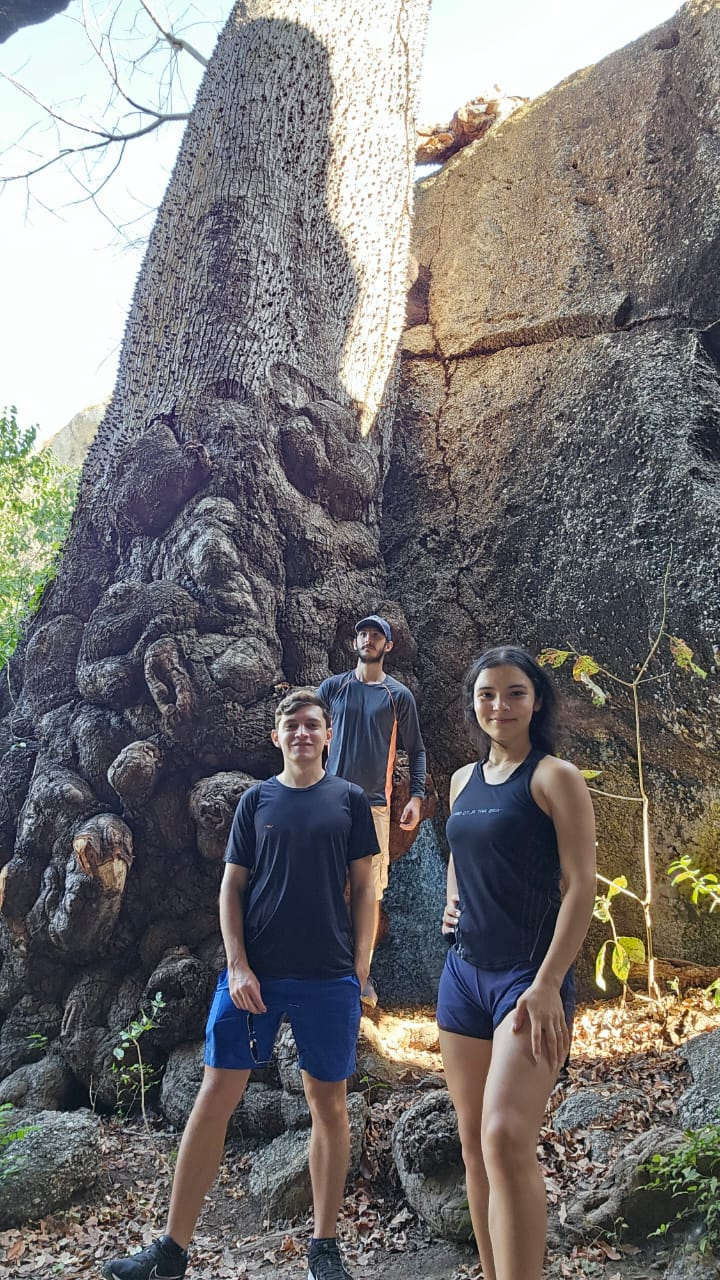
#> input picture face_recognition/imagem.jpeg, 720 x 1280 px
$ python trackwindow.py ../face_recognition/imagem.jpeg
#> lines starting #> are read from the running program, lines starting #| are printed output that depends on the picture; after the words box and inside, x2 and y2 are one past the last pixel; in counts of white or black regions, pixels touching at a corner belong together
import cv2
import numpy as np
import sys

def nothing(x):
    pass

cv2.namedWindow('image')
cv2.createTrackbar('Lower Hue', 'image', 0, 180, nothing)
cv2.createTrackbar('Upper Hue', 'image', 0, 180, nothing)

filename = sys.argv[1]
im = cv2.imread(filename)
#> im is the input picture: shape (1280, 720, 3); mean B, G, R 114.6, 114.2, 116.9
im_hsv = cv2.cvtColor(im, cv2.COLOR_BGR2HSV)
#> im_hsv: shape (1280, 720, 3); mean H, S, V 80.4, 51.1, 126.1

while(True):
    lh = cv2.getTrackbarPos('Lower Hue', 'image')
    uh = cv2.getTrackbarPos('Upper Hue', 'image')

    lower_val = np.array([lh, 50, 50])
    upper_val = np.array([uh, 255, 255])

    mask = cv2.inRange(im_hsv, lower_val, upper_val)
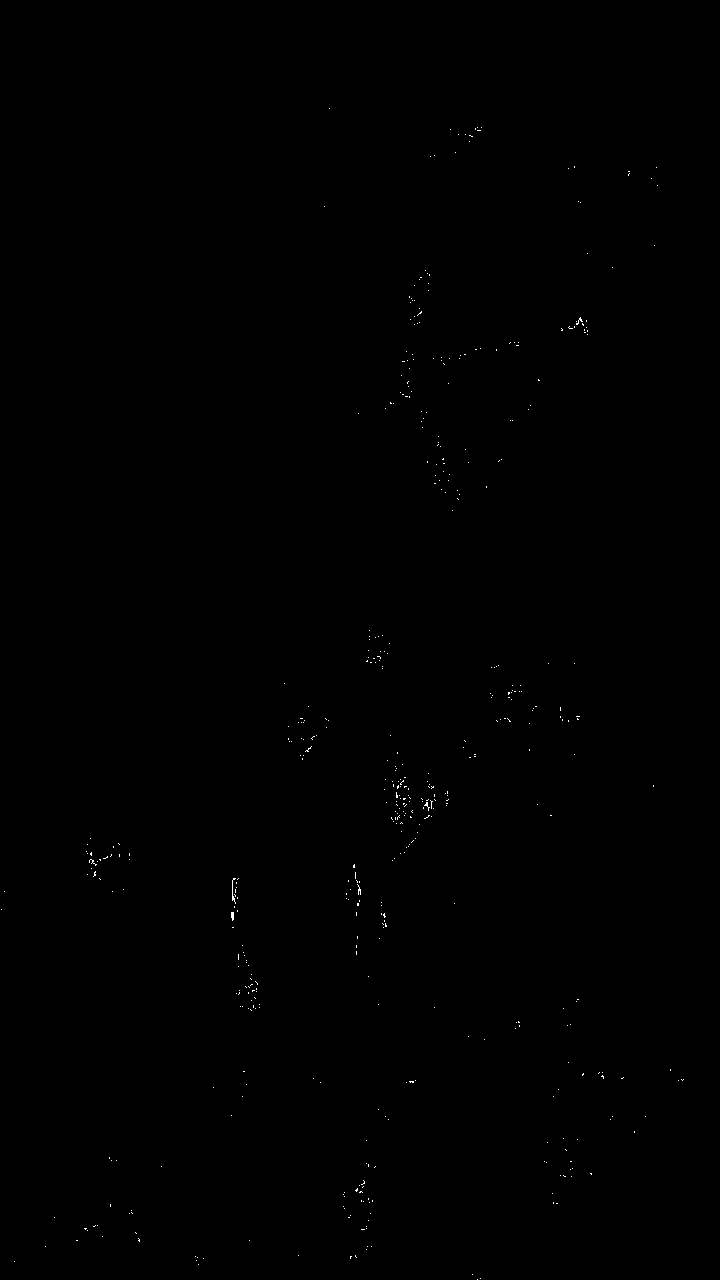
#> mask: shape (1280, 720); 0.11% white in thin lines or dots, all inside (x1, y1, x2, y2) = (1, 108, 684, 1280)
    res = cv2.bitwise_and(im, im, mask= mask)

    cv2.imshow('image', res)

    if cv2.waitKey(1) & 0xFF == ord('q'):
#> (key q is pressed here)
        break

cv2.destroyAllWindows()
